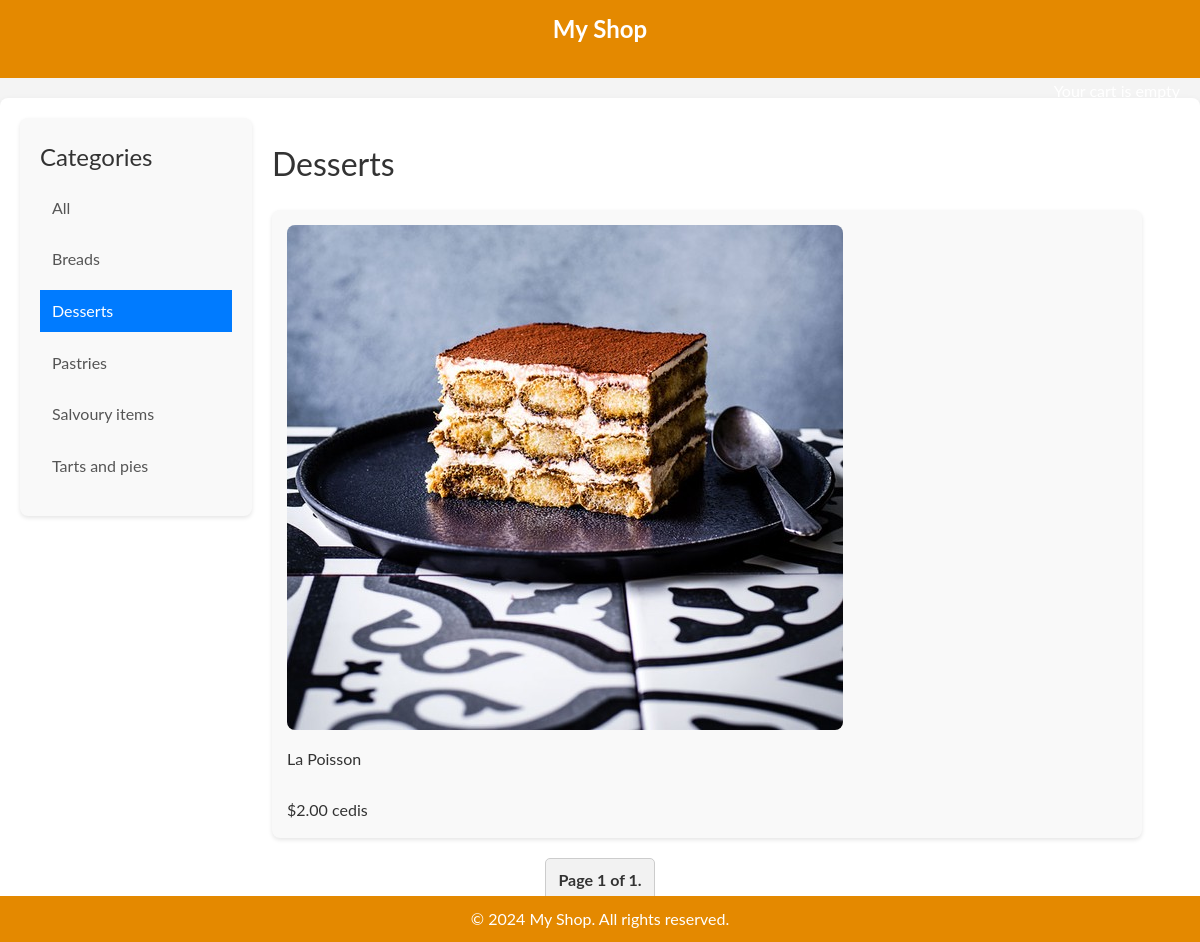
Page /category/desserts/ on the committed database.
### shop/models.py (models this page shows, shortened)
class Category(models.Model):
    name = models.CharField(max_length=200, db_index=True)
    slug = models.SlugField(max_length=200, unique=True)
    class Meta:
        ordering = ('name',)
        verbose_name = "category"
        verbose_name_plural = "categories"
    def get_absolute_url(self):
        return reverse("shop:product_list_by_category", args=[self.slug])

class Product(models.Model):
    category = models.ForeignKey(Category, related_name="products", on_delete=models.CASCADE)
    name = models.CharField(max_length=200, db_index=True)
    slug = models.SlugField(max_length=200, unique=True)
    image = models.ImageField(upload_to='products/%Y/%m/%d', blank=True)
    description = models.TextField(blank=True)
    price = models.DecimalField(max_digits=10, decimal_places=2)
    available = models.BooleanField(default=True)
    created = models.DateField(auto_now_add=True)
    updated = models.DateTimeField(auto_now=True)
    class Meta:
        ordering = ('name',)
        index_together = (('id', 'slug'),)
    def get_absolute_url(self):
        return reverse("shop:product_detail", args=[self.id, self.slug])

### shop/views.py (the view)
# urls.py: path("", views.product_list, name="product_list"),
def product_list(request, category_slug=None):
    category = None
    categories = Category.objects.all()
    products = Product.objects.filter(available=True)
    if category_slug:
        category = get_object_or_404(Category, slug = category_slug)
        products = products.filter(category=category)
    paginator = Paginator(products, 7)
    page = request.GET.get('page')
    try:
        products_paginated = paginator.page(page)
    except PageNotAnInteger:
        products_paginated = paginator.page(1)
    except EmptyPage:
        products_paginated = paginator.page(paginator.num_pages)
    return render(request, "shop/product_list.html", {
        "category": category,
        "categories": categories,
        "products": products,
        "products_paginated": products_paginated
    })

### cart/cart.py (called while the page is built)
    def __len__(self):
        return sum(item["quantity"] for item in self.cart.values())

### cart/context_processors.py (called while the page is built)
def cart(request):
    return {'cart': Cart(request)}

### shop/templates/shop/product_list.html (shortened to what this page needs)
{% extends "shop/base.html" %}
{% load static %}
{% block content %}
<link rel="stylesheet" href="{% static 'shop/product_list.css' %}">
    <div id="sidebar">
        <h3>Categories</h3>
        <ul>
            <li {% if not category %}class="selected"{% endif %}>
                <a href="{% url 'shop:product_list' %}">All</a>
            </li>
            {% for c in categories %}
                <li {% if category and category.slug == c.slug %}class="selected"{% endif %}>
                    <a href="{{ c.get_absolute_url }}">{{ c.name }}</a>
                </li>
            {% endfor %}
        </ul>
    </div>
    <div id="main" class="product-list">
        <h1>{% if category %}{{ category.name }}{% else %}Products{% endif %}</h1>
        {% for product in products_paginated %}
            <div class="item">
                <a href="{{ product.get_absolute_url }}">
                    <img src="{% if product.image %}{{ product.image.url }}{% else %}{% static 'images/no_image.png' %}{% endif %}" alt="{{ product.name }}">
                </a>
                <a href="{{ product.get_absolute_url }}">{{ product.name }}</a>
                <br>
                ${{ product.price }} cedis
            </div>
        {% endfor %}
    </div>
    <div class="pagination">
        <span class="step-links">
            <span class="current">
                Page {{ products_paginated.number }} of {{ products_paginated.paginator.num_pages }}.
            </span>
        </span>
    </div>
{% endblock %}

### shop/static/shop/base.css (style rules this page uses)
* { box-sizing: border-box; margin: 0; padding: 0; }
html, body { font-family: 'Lato', sans-serif; line-height: 1.6; background-color: #f4f4f4; }
h1, h2, h3 { font-family: 'Lato', sans-serif; font-weight: normal; color: #333333; }

### shop/static/shop/product_list.css (style rules this page uses)
* { box-sizing: border-box; margin: 0; padding: 0; }
html, body { font-family: 'Lato', sans-serif; line-height: 1.6; background-color: #f4f4f4; color: #333; }
h1, h2, h3 { font-family: 'Lato', sans-serif; font-weight: normal; color: #333; }
#sidebar { float: left; width: 20%; margin-right: 20px; background-color: #f9f9f9; padding: 20px; border-radius: 8px; box-shadow: 0 2px 4px rgba(0, 0, 0, 0.1); }
#sidebar h3 { font-size: 1.5em; margin-bottom: 10px; color: #333; }
#sidebar ul { list-style-type: none; padding: 0; margin: 0; }
#sidebar ul li { margin-bottom: 10px; }
#sidebar ul li a { color: #555; text-decoration: none; display: block; padding: 8px 12px; border-radius: 5px; transition: background-color 0.3s ease; }
#sidebar ul li.selected { background-color: #007bff; }
#sidebar ul li.selected a { color: white; }
#main { float: left; width: 75%; }
.product-list { margin-top: 20px; }
.product-list h1 { font-size: 2em; margin-bottom: 20px; color: #333; }
.item { margin-bottom: 20px; padding: 15px; background-color: #f9f9f9; border-radius: 8px; box-shadow: 0 2px 4px rgba(0, 0, 0, 0.1); }
.item a { text-decoration: none; color: #333; display: block; }
.item img { max-width: 100%; height: auto; margin-bottom: 10px; border-radius: 8px; }
.pagination { clear: both; text-align: center; margin-top: 20px; }
.pagination .step-links { display: inline-block; padding: 8px 12px; background-color: #f2f2f2; border: 1px solid #ccc; border-radius: 5px; }
.pagination .step-links .current { font-weight: bold; }

### rows in the picture
Category: name "Breads"
Category: name "Desserts"
Category: name "Pastries"
Category: name "Salvoury items"
Category: name "Tarts and pies"
Product: image (picture), name "La Poisson", price "2.00"

### other values in the picture
{{ products_paginated.number }} "1"
{{ products_paginated.paginator.num_pages }} "1"
